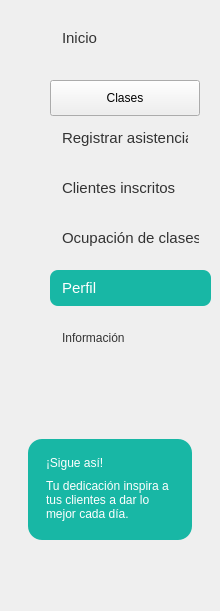
   <widget class="QFrame" name="frameMenu">
    <property name="geometry">
     <rect>
      <x>0</x>
      <y>89</y>
      <width>220</width>
      <height>611</height>
     </rect>
    </property>
    <property name="frameShape">
     <enum>QFrame::NoFrame</enum>
    </property>
    <widget class="QPushButton" name="btnInformacion">
     <property name="geometry">
      <rect>
       <x>50</x>
       <y>320</y>
       <width>150</width>
       <height>36</height>
      </rect>
     </property>
     <property name="styleSheet">
      <string notr="true">QPushButton {
    background-color: transparent;
    border: none;
    border-radius: 8px;
    padding: 8px 12px;
    text-align: left;
    color: #333333;
}

QPushButton:hover {
    background-color: #E8F8F5;
}

QPushButton:checked {
    background-color: #DDF7F3;
    color: #333333;
    font-weight: bold;
}</string>
     </property>
     <property name="text">
      <string>Información</string>
     </property>
    </widget>
    <widget class="QFrame" name="cardSigue">
     <property name="geometry">
      <rect>
       <x>28</x>
       <y>439</y>
       <width>164</width>
       <height>101</height>
      </rect>
     </property>
     <property name="styleSheet">
      <string notr="true">QFrame#cardSigue { background-color: #18B7A5; border-radius: 14px; border: none; }</string>
     </property>
     <widget class="QLabel" name="lblSigue">
      <property name="geometry">
       <rect>
        <x>18</x>
        <y>12</y>
        <width>130</width>
        <height>24</height>
       </rect>
      </property>
      <property name="styleSheet">
       <string notr="true">color:white; font:bold 11pt &quot;Segoe UI&quot;;</string>
      </property>
      <property name="text">
       <string>¡Sigue así!</string>
      </property>
     </widget>
     <widget class="QLabel" name="lblSigueTexto">
      <property name="geometry">
       <rect>
        <x>18</x>
        <y>35</y>
        <width>130</width>
        <height>51</height>
       </rect>
      </property>
      <property name="styleSheet">
       <string notr="true">color:white; font:9pt &quot;Segoe UI&quot;;</string>
      </property>
      <property name="text">
       <string>Tu dedicación inspira a tus clientes a dar lo mejor cada día.</string>
      </property>
      <property name="wordWrap">
       <bool>true</bool>
      </property>
     </widget>
    </widget>
    <widget class="QLabel" name="label">
     <property name="geometry">
      <rect>
       <x>20</x>
       <y>30</y>
       <width>20</width>
       <height>20</height>
      </rect>
     </property>
     <property name="text">
      <string/>
     </property>
     <property name="pixmap">
      <pixmap>src/vista/imagenes/casa_inicio.png</pixmap>
     </property>
     <property name="scaledContents">
      <bool>true</bool>
     </property>
    </widget>
    <widget class="QLabel" name="label_10">
     <property name="geometry">
      <rect>
       <x>20</x>
       <y>280</y>
       <width>23</width>
       <height>23</height>
      </rect>
     </property>
     <property name="text">
      <string/>
     </property>
     <property name="pixmap">
      <pixmap>src/vista/imagenes/usuario.png</pixmap>
     </property>
     <property name="scaledContents">
      <bool>true</bool>
     </property>
    </widget>
    <widget class="QLabel" name="label_11">
     <property name="geometry">
      <rect>
       <x>20</x>
       <y>330</y>
       <width>23</width>
       <height>23</height>
      </rect>
     </property>
     <property name="text">
      <string/>
     </property>
     <property name="pixmap">
      <pixmap>src/vista/imagenes/informacion.png</pixmap>
     </property>
     <property name="scaledContents">
      <bool>true</bool>
     </property>
    </widget>
    <widget class="QLabel" name="label_12">
     <property name="geometry">
      <rect>
       <x>20</x>
       <y>90</y>
       <width>20</width>
       <height>20</height>
      </rect>
     </property>
     <property name="text">
      <string/>
     </property>
     <property name="pixmap">
      <pixmap>src/vista/imagenes/calendario.png</pixmap>
     </property>
     <property name="scaledContents">
      <bool>true</bool>
     </property>
    </widget>
    <widget class="QLabel" name="label_3">
     <property name="geometry">
      <rect>
       <x>20</x>
       <y>130</y>
       <width>20</width>
       <height>20</height>
      </rect>
     </property>
     <property name="styleSheet">
      <string notr="true">image: url(./src/vista/imagenes/lista-de-verificacion.png)</string>
     </property>
     <property name="text">
      <string/>
     </property>
    </widget>
    <widget class="QLabel" name="label_4">
     <property name="geometry">
      <rect>
       <x>20</x>
       <y>180</y>
       <width>20</width>
       <height>20</height>
      </rect>
     </property>
     <property name="styleSheet">
      <string notr="true">image:url(./src/vista/imagenes/anadir-grupo.png)</string>
     </property>
     <property name="text">
      <string/>
     </property>
    </widget>
    <widget class="QLabel" name="label_8">
     <property name="geometry">
      <rect>
       <x>20</x>
       <y>230</y>
       <width>23</width>
       <height>23</height>
      </rect>
     </property>
     <property name="styleSheet">
      <string notr="true">image: url(./src/vista/imagenes/grafico-circular.png)</string>
     </property>
     <property name="text">
      <string/>
     </property>
    </widget>
    <widget class="QPushButton" name="btnInicio_2">
     <property name="geometry">
      <rect>
       <x>50</x>
       <y>20</y>
       <width>150</width>
       <height>36</height>
      </rect>
     </property>
     <property name="font">
      <font>
       <family>Segoe UI</family>
       <pointsize>11</pointsize>
      </font>
     </property>
     <property name="mouseTracking">
      <bool>false</bool>
     </property>
     <property name="tabletTracking">
      <bool>false</bool>
     </property>
     <property name="styleSheet">
      <string notr="true">QPushButton {
    background-color: transparent;
    border: none;
    border-radius: 8px;
    padding: 8px 12px;
    text-align: left;
    color: #333333;
}

QPushButton:hover {
    background-color: #E8F8F5;
}

QPushButton:checked {
    background-color: #DDF7F3;
    color: #333333;
    font-weight: bold;
}</string>
     </property>
     <property name="text">
      <string>Inicio</string>
     </property>
     <property name="checkable">
      <bool>true</bool>
     </property>
     <property name="checked">
      <bool>false</bool>
     </property>
     <property name="flat">
      <bool>false</bool>
     </property>
    </widget>
    <widget class="QPushButton" name="btnClases">
     <property name="geometry">
      <rect>
       <x>50</x>
       <y>80</y>
       <width>150</width>
       <height>36</height>
      </rect>
     </property>
     <property name="text">
      <string>Clases</string>
     </property>
    </widget>
    <widget class="QPushButton" name="btnRegistroAsistencia">
     <property name="geometry">
      <rect>
       <x>50</x>
       <y>120</y>
       <width>150</width>
       <height>36</height>
      </rect>
     </property>
     <property name="font">
      <font>
       <family>Segoe UI</family>
       <pointsize>11</pointsize>
      </font>
     </property>
     <property name="styleSheet">
      <string notr="true">QPushButton {
    background-color: transparent;
    border: none;
    border-radius: 8px;
    padding: 8px 12px;
    text-align: left;
    color: #333333;
}

QPushButton:hover {
    background-color: #E8F8F5;
}

QPushButton:checked {
    background-color: #DDF7F3;
    color: #333333;
    font-weight: bold;
}</string>
     </property>
     <property name="text">
      <string>Registrar asistencia</string>
     </property>
     <property name="flat">
      <bool>true</bool>
     </property>
    </widget>
    <widget class="QPushButton" name="btnInscritos">
     <property name="geometry">
      <rect>
       <x>50</x>
       <y>170</y>
       <width>161</width>
       <height>36</height>
      </rect>
     </property>
     <property name="font">
      <font>
       <family>Segoe UI</family>
       <pointsize>11</pointsize>
      </font>
     </property>
     <property name="styleSheet">
      <string notr="true">QPushButton {
    background-color: transparent;
    border: none;
    border-radius: 8px;
    padding: 8px 12px;
    text-align: left;
    color: #333333;
}

QPushButton:hover {
    background-color: #E8F8F5;
}

QPushButton:checked {
    background-color: #DDF7F3;
    color: #333333;
    font-weight: bold;
}</string>
     </property>
     <property name="text">
      <string>Clientes inscritos</string>
     </property>
     <property name="flat">
      <bool>true</bool>
     </property>
    </widget>
    <widget class="QPushButton" name="btnPerfil">
     <property name="geometry">
      <rect>
       <x>50</x>
       <y>270</y>
       <width>161</width>
       <height>36</height>
      </rect>
     </property>
     <property name="font">
      <font>
       <family>Segoe UI</family>
       <pointsize>11</pointsize>
       <weight>50</weight>
       <italic>false</italic>
       <bold>false</bold>
      </font>
     </property>
     <property name="styleSheet">
      <string notr="true">QPushButton {
    background-color: #18B7A5;
    border: none;
    border-radius: 8px;
    padding: 8px 12px;
    text-align: left;
    color: #FFFFFF;
}

QPushButton:hover {
    background-color: #E8F8F5;
}

QPushButton:checked {
    background-color: #DDF7F3;
    color: #333333;
    font-weight: bold;
}

 

</string>
     </property>
     <property name="text">
      <string>Perfil</string>
     </property>
     <property name="flat">
      <bool>true</bool>
     </property>
    </widget>
    <widget class="QPushButton" name="btnOcupacion">
     <property name="geometry">
      <rect>
       <x>50</x>
       <y>220</y>
       <width>161</width>
       <height>36</height>
      </rect>
     </property>
     <property name="font">
      <font>
       <family>Segoe UI</family>
       <pointsize>11</pointsize>
      </font>
     </property>
     <property name="styleSheet">
      <string notr="true">QPushButton {
    background-color: transparent;
    border: none;
    border-radius: 8px;
    padding: 8px 12px;
    text-align: left;
    color: #333333;
}

QPushButton:hover {
    background-color: #E8F8F5;
}

QPushButton:checked {
    background-color: #DDF7F3;
    color: #333333;
    font-weight: bold;
}</string>
     </property>
     <property name="text">
      <string>Ocupación de clases</string>
     </property>
    </widget>
   </widget>
